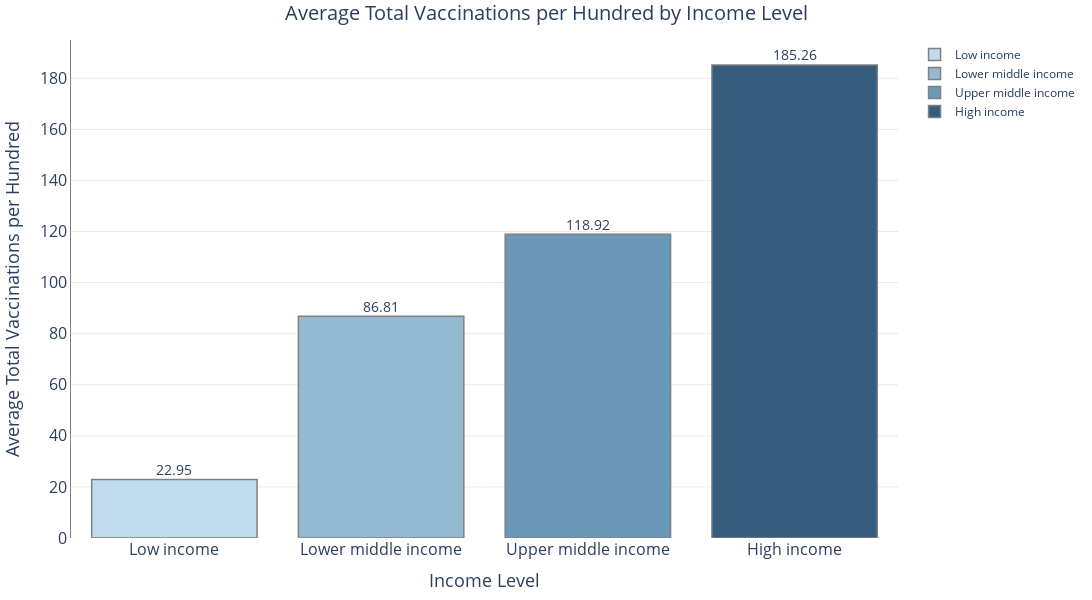

Source (notebook cell):
### Code cell
# Custom color for the charts
colors = ['#c0dbec', '#96b9d2', '#6c98b7', '#355c7d']

# Generate visualization
labels = average_vaccinations_per_hundred.index
values = average_vaccinations_per_hundred.values

fig = go.Figure()

for i, label in enumerate(labels):
    fig.add_trace(go.Bar(
        x=[label],
        y=[values[i]],
        marker_color=colors[i],
        marker_line_color='grey',
        marker_line_width=1.5,
        name=label,
        width=0.8
    ))

fig.update_layout(
    title={
        'text': 'Average Total Vaccinations per Hundred by Income Level',
        'x': 0.5,  
        'xanchor': 'center',
        'font': {
            'size': 20
        }
    },
    xaxis={
        'title': 'Income Level',
        'title_font_size': 18,
        'tickfont_size': 16,
    },
    yaxis={
        'title': 'Average Total Vaccinations per Hundred',
        'title_font_size': 18,
        'tickfont_size': 16,
        'gridcolor': 'lightgrey',
        'gridwidth': 0.5,
        'linecolor': 'grey',
    },
    plot_bgcolor='white',
    margin={'l': 20, 'r': 20, 't': 40, 'b': 20},
    height=600,
    width=1200
)

# Add value labels to each bar
for i, value in enumerate(values):
    fig.add_annotation(
        x=labels[i],
        y=value,
        text=str(round(value, 2)),
        showarrow=False,
        yshift=10,
        font={
            'size': 14
        }
    )

fig.show()

### Figure 1 — Plotly figure (JSON) as saved in the notebook; plotly's stock layout.template omitted (floating-point values rounded to 4 significant figures)
{"data": [{"marker": {"color": "#c0dbec", "line": {"color": "grey", "width": 1.5}}, "name": "Low income", "type": "bar", "width": 0.8, "x": ["Low income"], "y": [22.95]}, {"marker": {"color": "#96b9d2", "line": {"color": "grey", "width": 1.5}}, "name": "Lower middle income", "type": "bar", "width": 0.8, "x": ["Lower middle income"], "y": [86.81]}, {"marker": {"color": "#6c98b7", "line": {"color": "grey", "width": 1.5}}, "name": "Upper middle income", "type": "bar", "width": 0.8, "x": ["Upper middle income"], "y": [118.9]}, {"marker": {"color": "#355c7d", "line": {"color": "grey", "width": 1.5}}, "name": "High income", "type": "bar", "width": 0.8, "x": ["High income"], "y": [185.3]}], "layout": {"annotations": [{"font": {"size": 14}, "showarrow": false, "text": "22.95", "x": "Low income", "y": 22.95, "yshift": 10}, {"font": {"size": 14}, "showarrow": false, "text": "86.81", "x": "Lower middle income", "y": 86.81, "yshift": 10}, {"font": {"size": 14}, "showarrow": false, "text": "118.92", "x": "Upper middle income", "y": 118.9, "yshift": 10}, {"font": {"size": 14}, "showarrow": false, "text": "185.26", "x": "High income", "y": 185.3, "yshift": 10}], "height": 600, "margin": {"b": 20, "l": 20, "r": 20, "t": 40}, "plot_bgcolor": "white", "title": {"font": {"size": 20}, "text": "Average Total Vaccinations per Hundred by Income Level", "x": 0.5, "xanchor": "center"}, "width": 1200, "xaxis": {"tickfont": {"size": 16}, "title": {"font": {"size": 18}, "text": "Income Level"}}, "yaxis": {"gridcolor": "lightgrey", "gridwidth": 0.5, "linecolor": "grey", "tickfont": {"size": 16}, "title": {"font": {"size": 18}, "text": "Average Total Vaccinations per Hundred"}}}}
